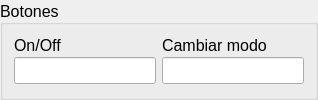
            <widget class="QGroupBox" name="groupBox_3">
             <property name="font">
              <font>
               <pointsize>12</pointsize>
               <italic>false</italic>
              </font>
             </property>
             <property name="title">
              <string>Botones</string>
             </property>
             <property name="alignment">
              <set>Qt::AlignLeading|Qt::AlignLeft|Qt::AlignVCenter</set>
             </property>
             <layout class="QHBoxLayout" name="horizontalLayout_8">
              <item>
               <layout class="QVBoxLayout" name="verticalLayout_14">
                <property name="spacing">
                 <number>2</number>
                </property>
                <item>
                 <widget class="QLabel" name="label_trigger_activation_button">
                  <property name="sizePolicy">
                   <sizepolicy hsizetype="Maximum" vsizetype="Maximum">
                    <horstretch>0</horstretch>
                    <verstretch>0</verstretch>
                   </sizepolicy>
                  </property>
                  <property name="font">
                   <font>
                    <pointsize>12</pointsize>
                    <italic>false</italic>
                   </font>
                  </property>
                  <property name="text">
                   <string>On/Off</string>
                  </property>
                 </widget>
                </item>
                <item>
                 <widget class="HotkeyLineEdit" name="line_trigger_activation_button">
                  <property name="contextMenuPolicy">
                   <enum>Qt::PreventContextMenu</enum>
                  </property>
                  <property name="readOnly">
                   <bool>true</bool>
                  </property>
                 </widget>
                </item>
               </layout>
              </item>
              <item>
               <layout class="QVBoxLayout" name="verticalLayout_15">
                <property name="spacing">
                 <number>2</number>
                </property>
                <item>
                 <widget class="QLabel" name="label_trigger_mode_button">
                  <property name="sizePolicy">
                   <sizepolicy hsizetype="Maximum" vsizetype="Maximum">
                    <horstretch>0</horstretch>
                    <verstretch>0</verstretch>
                   </sizepolicy>
                  </property>
                  <property name="font">
                   <font>
                    <pointsize>12</pointsize>
                    <italic>false</italic>
                   </font>
                  </property>
                  <property name="text">
                   <string>Cambiar modo</string>
                  </property>
                 </widget>
                </item>
                <item>
                 <widget class="HotkeyLineEdit" name="line_trigger_mode_button">
                  <property name="font">
                   <font>
                    <pointsize>12</pointsize>
                    <italic>false</italic>
                   </font>
                  </property>
                  <property name="contextMenuPolicy">
                   <enum>Qt::PreventContextMenu</enum>
                  </property>
                  <property name="readOnly">
                   <bool>true</bool>
                  </property>
                 </widget>
                </item>
               </layout>
              </item>
             </layout>
            </widget>
